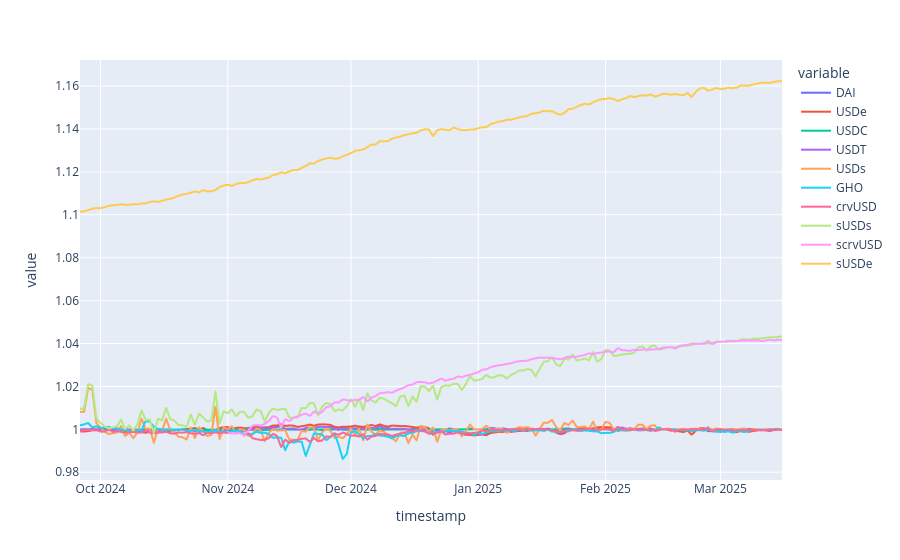

This figure's notebook cell:
### Code cell
px.line(safe_price_df)

### Figure 1 — Plotly figure (JSON) as saved in the notebook; plotly's stock layout.template omitted (floating-point values rounded to 4 significant figures; data arrays with more than 128 entries replaced by an {"elided": "..."} marker saying what was removed)
{"data": [{"hovertemplate": "variable=DAI<br>timestamp=%{x}<br>value=%{y}<extra></extra>", "legendgroup": "DAI", "line": {"color": "#636efa", "dash": "solid"}, "marker": {"symbol": "circle"}, "mode": "lines", "name": "DAI", "showlegend": true, "type": "scattergl", "x": {"elided": "172 str values"}, "xaxis": "x", "y": {"elided": "172 float values"}, "yaxis": "y"}, {"hovertemplate": "variable=USDe<br>timestamp=%{x}<br>value=%{y}<extra></extra>", "legendgroup": "USDe", "line": {"color": "#EF553B", "dash": "solid"}, "marker": {"symbol": "circle"}, "mode": "lines", "name": "USDe", "showlegend": true, "type": "scattergl", "x": {"elided": "172 str values"}, "xaxis": "x", "y": {"elided": "172 float values"}, "yaxis": "y"}, {"hovertemplate": "variable=USDC<br>timestamp=%{x}<br>value=%{y}<extra></extra>", "legendgroup": "USDC", "line": {"color": "#00cc96", "dash": "solid"}, "marker": {"symbol": "circle"}, "mode": "lines", "name": "USDC", "showlegend": true, "type": "scattergl", "x": {"elided": "172 str values"}, "xaxis": "x", "y": {"elided": "172 float values"}, "yaxis": "y"}, {"hovertemplate": "variable=USDT<br>timestamp=%{x}<br>value=%{y}<extra></extra>", "legendgroup": "USDT", "line": {"color": "#ab63fa", "dash": "solid"}, "marker": {"symbol": "circle"}, "mode": "lines", "name": "USDT", "showlegend": true, "type": "scattergl", "x": {"elided": "172 str values"}, "xaxis": "x", "y": {"elided": "172 float values"}, "yaxis": "y"}, {"hovertemplate": "variable=USDs<br>timestamp=%{x}<br>value=%{y}<extra></extra>", "legendgroup": "USDs", "line": {"color": "#FFA15A", "dash": "solid"}, "marker": {"symbol": "circle"}, "mode": "lines", "name": "USDs", "showlegend": true, "type": "scattergl", "x": {"elided": "172 str values"}, "xaxis": "x", "y": {"elided": "172 float values"}, "yaxis": "y"}, {"hovertemplate": "variable=GHO<br>timestamp=%{x}<br>value=%{y}<extra></extra>", "legendgroup": "GHO", "line": {"color": "#19d3f3", "dash": "solid"}, "marker": {"symbol": "circle"}, "mode": "lines", "name": "GHO", "showlegend": true, "type": "scattergl", "x": {"elided": "172 str values"}, "xaxis": "x", "y": {"elided": "172 float values"}, "yaxis": "y"}, {"hovertemplate": "variable=crvUSD<br>timestamp=%{x}<br>value=%{y}<extra></extra>", "legendgroup": "crvUSD", "line": {"color": "#FF6692", "dash": "solid"}, "marker": {"symbol": "circle"}, "mode": "lines", "name": "crvUSD", "showlegend": true, "type": "scattergl", "x": {"elided": "172 str values"}, "xaxis": "x", "y": {"elided": "172 float values"}, "yaxis": "y"}, {"hovertemplate": "variable=sUSDs<br>timestamp=%{x}<br>value=%{y}<extra></extra>", "legendgroup": "sUSDs", "line": {"color": "#B6E880", "dash": "solid"}, "marker": {"symbol": "circle"}, "mode": "lines", "name": "sUSDs", "showlegend": true, "type": "scattergl", "x": {"elided": "172 str values"}, "xaxis": "x", "y": {"elided": "172 float values"}, "yaxis": "y"}, {"hovertemplate": "variable=scrvUSD<br>timestamp=%{x}<br>value=%{y}<extra></extra>", "legendgroup": "scrvUSD", "line": {"color": "#FF97FF", "dash": "solid"}, "marker": {"symbol": "circle"}, "mode": "lines", "name": "scrvUSD", "showlegend": true, "type": "scattergl", "x": {"elided": "172 str values"}, "xaxis": "x", "y": {"elided": "172 float values"}, "yaxis": "y"}, {"hovertemplate": "variable=sUSDe<br>timestamp=%{x}<br>value=%{y}<extra></extra>", "legendgroup": "sUSDe", "line": {"color": "#FECB52", "dash": "solid"}, "marker": {"symbol": "circle"}, "mode": "lines", "name": "sUSDe", "showlegend": true, "type": "scattergl", "x": {"elided": "172 str values"}, "xaxis": "x", "y": {"elided": "172 float values"}, "yaxis": "y"}], "layout": {"legend": {"title": {"text": "variable"}, "tracegroupgap": 0}, "margin": {"t": 60}, "xaxis": {"anchor": "y", "domain": [0, 1], "title": {"text": "timestamp"}}, "yaxis": {"anchor": "x", "domain": [0, 1], "title": {"text": "value"}}}}
